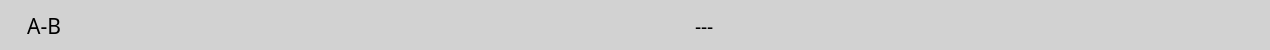
          <widget class="QWidget" name="workspaceStateBar" native="true">
           <property name="minimumSize">
            <size>
             <width>0</width>
             <height>50</height>
            </size>
           </property>
           <property name="maximumSize">
            <size>
             <width>16777215</width>
             <height>50</height>
            </size>
           </property>
           <property name="styleSheet">
            <string notr="true">QWidget {
	border: none;
	background-color: rgb(210, 210, 210);
	border-radius: 0px;
}</string>
           </property>
           <widget class="QWidget" name="horizontalLayoutWidget_5">
            <property name="geometry">
             <rect>
              <x>-1</x>
              <y>0</y>
              <width>1261</width>
              <height>53</height>
             </rect>
            </property>
            <layout class="QHBoxLayout" name="horizontalLayout_3">
             <property name="spacing">
              <number>0</number>
             </property>
             <item>
              <spacer name="horizontalSpacer_7">
               <property name="orientation">
                <enum>Qt::Horizontal</enum>
               </property>
               <property name="sizeType">
                <enum>QSizePolicy::Fixed</enum>
               </property>
               <property name="sizeHint" stdset="0">
                <size>
                 <width>20</width>
                 <height>20</height>
                </size>
               </property>
              </spacer>
             </item>
             <item>
              <widget class="QPushButton" name="ABChooseButton">
               <property name="minimumSize">
                <size>
                 <width>50</width>
                 <height>50</height>
                </size>
               </property>
               <property name="maximumSize">
                <size>
                 <width>50</width>
                 <height>50</height>
                </size>
               </property>
               <property name="font">
                <font>
                 <family>微软雅黑</family>
                 <pointsize>16</pointsize>
                </font>
               </property>
               <property name="text">
                <string>A-B</string>
               </property>
              </widget>
             </item>
             <item>
              <widget class="QPushButton" name="plotButton">
               <property name="minimumSize">
                <size>
                 <width>50</width>
                 <height>50</height>
                </size>
               </property>
               <property name="maximumSize">
                <size>
                 <width>50</width>
                 <height>50</height>
                </size>
               </property>
               <property name="text">
                <string/>
               </property>
               <property name="icon">
                <iconset>
                 <normalon>:/balancerun/balancerun_setup/icon_balancerun_setup_drop.svg</normalon>
                </iconset>
               </property>
               <property name="iconSize">
                <size>
                 <width>30</width>
                 <height>30</height>
                </size>
               </property>
              </widget>
             </item>
             <item>
              <widget class="QPushButton" name="liveSensorIconLabel">
               <property name="minimumSize">
                <size>
                 <width>50</width>
                 <height>50</height>
                </size>
               </property>
               <property name="maximumSize">
                <size>
                 <width>50</width>
                 <height>50</height>
                </size>
               </property>
               <property name="styleSheet">
                <string notr="true">QPushButton {
	border: none;
}</string>
               </property>
               <property name="text">
                <string/>
               </property>
               <property name="icon">
                <iconset>
                 <normalon>:/balancesetup/balancingsetup_assets/icon_balancesetup_camera_64.png</normalon>
                </iconset>
               </property>
               <property name="iconSize">
                <size>
                 <width>30</width>
                 <height>30</height>
                </size>
               </property>
              </widget>
             </item>
             <item>
              <widget class="QWidget" name="switchWidget" native="true">
               <property name="minimumSize">
                <size>
                 <width>60</width>
                 <height>40</height>
                </size>
               </property>
               <property name="maximumSize">
                <size>
                 <width>60</width>
                 <height>40</height>
                </size>
               </property>
               <property name="styleSheet">
                <string notr="true"/>
               </property>
              </widget>
             </item>
             <item>
              <spacer name="horizontalSpacer_5">
               <property name="orientation">
                <enum>Qt::Horizontal</enum>
               </property>
               <property name="sizeHint" stdset="0">
                <size>
                 <width>40</width>
                 <height>20</height>
                </size>
               </property>
              </spacer>
             </item>
             <item>
              <widget class="QPushButton" name="updateSpeedButton">
               <property name="minimumSize">
                <size>
                 <width>50</width>
                 <height>50</height>
                </size>
               </property>
               <property name="maximumSize">
                <size>
                 <width>50</width>
                 <height>50</height>
                </size>
               </property>
               <property name="styleSheet">
                <string notr="true">QPushButton {
	border: none;
}</string>
               </property>
               <property name="text">
                <string/>
               </property>
               <property name="icon">
                <iconset>
                 <normalon>:/balancesetup/balancingsetup_assets/icon_balancesetup_anticlockwise_gray.svg</normalon>
                </iconset>
               </property>
               <property name="iconSize">
                <size>
                 <width>30</width>
                 <height>30</height>
                </size>
               </property>
              </widget>
             </item>
             <item>
              <widget class="QLabel" name="speedShowLabel">
               <property name="minimumSize">
                <size>
                 <width>150</width>
                 <height>50</height>
                </size>
               </property>
               <property name="maximumSize">
                <size>
                 <width>150</width>
                 <height>50</height>
                </size>
               </property>
               <property name="font">
                <font>
                 <family>微软雅黑</family>
                 <pointsize>14</pointsize>
                </font>
               </property>
               <property name="styleSheet">
                <string notr="true">QLabel {
	border: none;
}</string>
               </property>
               <property name="text">
                <string>---</string>
               </property>
              </widget>
             </item>
             <item>
              <spacer name="horizontalSpacer_6">
               <property name="orientation">
                <enum>Qt::Horizontal</enum>
               </property>
               <property name="sizeHint" stdset="0">
                <size>
                 <width>40</width>
                 <height>20</height>
                </size>
               </property>
              </spacer>
             </item>
            </layout>
           </widget>
          </widget>
